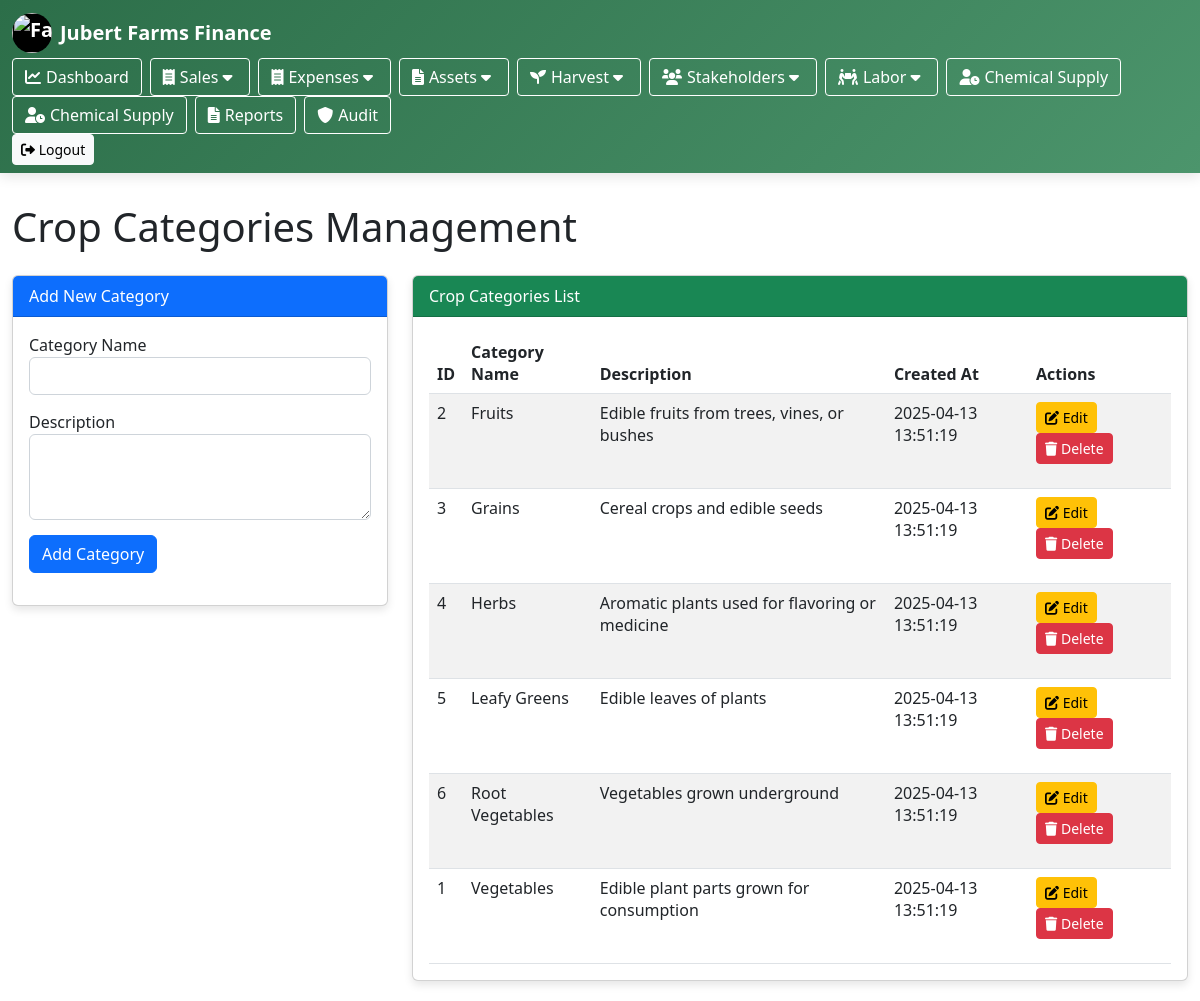
/crop_category.php, run on the app's committed database.
### tables this page shows
CREATE TABLE IF NOT EXISTS crop_categories (
    category_id INT AUTO_INCREMENT PRIMARY KEY,
    category_name VARCHAR(50) NOT NULL UNIQUE,
    description TEXT,
    created_at TIMESTAMP DEFAULT CURRENT_TIMESTAMP
);

### crop_category.php (the view, shortened to what this page needs)
<?php
include 'config/db.php';
require_once 'views/header.php';
$edit_category = null;
$sql = "SELECT * FROM crop_categories ORDER BY category_name";
$result = $conn->query($sql);
?>
<!DOCTYPE html>
<html lang="en">
<head>
    <link rel="stylesheet" href="https://cdn.jsdelivr.net/npm/bootstrap@5.2.3/dist/css/bootstrap.min.css">
    <link rel="stylesheet" href="https://cdnjs.cloudflare.com/ajax/libs/font-awesome/6.0.0/css/all.min.css">
</head>
<body>
    <div class="container">
        <h1 class="mb-4">Crop Categories Management</h1>
        <div class="row">
            <div class="col-md-4">
                <div class="card">
                    <div class="card-header bg-primary text-white">
                        <?php echo $edit_category ? 'Edit Category' : 'Add New Category'; ?>
                    </div>
                    <div class="card-body">
                        <form method="POST">
                            <div class="form-group">
                                <label for="category_name">Category Name</label>
                                <input type="text" class="form-control" id="category_name" name="category_name"
                                       value="<?php echo $edit_category ? $edit_category['category_name'] : ''; ?>" required>
                            </div>
                            <div class="form-group">
                                <label for="description">Description</label>
                                <textarea class="form-control" id="description" name="description" rows="3"><?php echo $edit_category ? $edit_category['description'] : ''; ?></textarea>
                            </div>
                            <?php if ($edit_category): ?>
                                <button type="submit" name="update_category" class="btn btn-success">Update Category</button>
                                <a href="crop_categories.php" class="btn btn-secondary">Cancel</a>
                            <?php else: ?>
                                <button type="submit" name="add_category" class="btn btn-primary">Add Category</button>
                            <?php endif; ?>
                        </form>
                    </div>
                </div>
            </div>
            <div class="col-md-8">
                <div class="card">
                    <div class="card-header bg-success text-white">
                        Crop Categories List
                    </div>
                    <div class="card-body">
                        <?php if ($result->num_rows > 0): ?>
                            <div class="table-responsive">
                                <table class="table table-striped table-hover">
                                    <thead>
                                        <tr>
                                            <th>ID</th>
                                            <th>Category Name</th>
                                            <th>Description</th>
                                            <th>Created At</th>
                                            <th>Actions</th>
                                        </tr>
                                    </thead>
                                    <tbody>
                                        <?php while ($row = $result->fetch_assoc()): ?>
                                            <tr>
                                                <td><?php echo $row['category_id']; ?></td>
                                                <td><?php echo htmlspecialchars($row['category_name']); ?></td>
                                                <td><?php echo htmlspecialchars($row['description']); ?></td>
                                                <td><?php echo $row['created_at']; ?></td>
                                                <td>
                                                    <a href="?edit_id=<?php echo $row['category_id']; ?>" class="btn btn-sm btn-warning btn-action">
                                                        <i class="fas fa-edit"></i> Edit
                                                    </a>
                                                    <form method="POST" style="display: inline-block;" onsubmit="return confirm('Are you sure you want to delete this category?');">
                                                        <button type="submit" name="delete_category" class="btn btn-sm btn-danger btn-action">
                                                            <i class="fas fa-trash"></i> Delete
                                                        </button>
                                                    </form>
                                                </td>
                                            </tr>
                                        <?php endwhile; ?>
                                    </tbody>
                                </table>
                            </div>
                        <?php else: ?>
                            <p class="text-center">No crop categories found. Add your first category using the form.</p>
                        <?php endif; ?>
                    </div>
                </div>
            </div>
        </div>
    </div>
</body>
</html>

### views/header.php (shortened to what this page needs)
<link href="https://cdn.jsdelivr.net/npm/bootstrap@5.3.0/dist/css/bootstrap.min.css" rel="stylesheet">
<link rel="stylesheet" href="https://cdnjs.cloudflare.com/ajax/libs/font-awesome/6.0.0/css/all.min.css">
<link rel="stylesheet" href="assets/css/bootstrap.min.css">
<nav class="navbar navbar-dark">
    <div class="container-fluid">
        <span class="navbar-brand d-flex align-items-center">
            <div class="logo-container-nav me-2">
                <img src="assets/logo2.JPG" alt="Farm Logo" class="logo-nav">
            </div>
            Jubert Farms Finance
        </span>
        <div class="menu-container d-flex flex-wrap">
            <a href="admin/dashboard.php" class="nav-btn"><i class="fas fa-chart-line"></i> Dashboard</a>
            <div class="custom-dropdown d-inline-block">
                <button class="nav-btn" onclick="toggleDropdown('salesDropdown')">
                    <i class="fas fa-receipt"></i> Sales <i class="fas fa-caret-down ms-1"></i>
                </button>
            </div>
            <div class="custom-dropdown d-inline-block">
                <button class="nav-btn" onclick="toggleDropdown('expensesDropdown')">
                    <i class="fas fa-receipt"></i> Expenses <i class="fas fa-caret-down ms-1"></i>
                </button>
            </div>
            <div class="custom-dropdown d-inline-block">
                <button class="nav-btn" onclick="toggleDropdown('assetsDropdown')">
                    <i class="fas fa-file-alt"></i> Assets <i class="fas fa-caret-down ms-1"></i>
                </button>
            </div>
            <div class="custom-dropdown d-inline-block">
                <button class="nav-btn" onclick="toggleDropdown('harvestDropdown')">
                    <i class="fas fa-seedling"></i> Harvest <i class="fas fa-caret-down ms-1"></i>
                </button>
            </div>
            <div class="custom-dropdown d-inline-block">
                <button class="nav-btn" onclick="toggleDropdown('stakeholdersDropdown')">
                    <i class="fas fa-users"></i> Stakeholders <i class="fas fa-caret-down ms-1"></i>
                </button>
            </div>
            <div class="custom-dropdown d-inline-block">
                <button class="nav-btn" onclick="toggleDropdown('laborDropdown')">
                    <i class="fas fa-people-carry"></i> Labor <i class="fas fa-caret-down ms-1"></i>
                </button>
            </div>
            <a href="add_chem.php" class="nav-btn"><i class="fas fa-user-clock"></i> Chemical Supply</a>
            <a href="chem_supply.php" class="nav-btn"><i class="fas fa-user-clock"></i> Chemical Supply</a>
            <a href="report.php" class="nav-btn"><i class="fas fa-file-alt"></i> Reports</a>
            <a href="audit_logs.php" class="nav-btn"><i class="fas fa-shield-alt"></i> Audit</a>
        </div>
        <div>
            <a href="logout.php" class="btn btn-light btn-sm"><i class="fas fa-sign-out-alt"></i> Logout</a>
        </div>
    </div>
</nav>

### views/header.php (style rules this page uses)
:root { --primary-color: #2c6e49; --secondary-color: #4c956c; --accent-color: #fefee3; --light-color: #f0f3f5; --dark-color: #1a3a1a; }
.navbar { background: linear-gradient(135deg, var(--primary-color), var(--secondary-color)) !important; box-shadow: 0 4px 12px rgba(0,0,0,0.1); padding: 0.8rem 1.5rem; }
.navbar-brand { font-weight: 700; font-size: 1.4rem; display: flex; align-items: center; }
.logo-container-nav { width: 40px; height: 40px; border-radius: 50%; background-color: black; display: flex; justify-content: center; align-items: center; overflow: hidden; }
.logo-nav { width: 100%; height: auto; }
.custom-dropdown { position: relative; display: inline-block; }
.nav-btn { color: white; background-color: transparent; border: 1px solid white; padding: 0.375rem 0.75rem; border-radius: 0.25rem; text-decoration: none; display: inline-flex; align-items: center; margin-right: 0.5rem; transition: all 0.3s; cursor: pointer; }
.nav-btn i { margin-right: 5px; }

### crop_category.php (style rules this page uses)
.container { max-width: 1200px; margin-top: 30px; }
.card { margin-bottom: 20px; box-shadow: 0 4px 8px rgba(0,0,0,0.1); }
.table { margin-bottom: 0; }
.form-group { margin-bottom: 15px; }
.btn-action { margin-right: 5px; }

### data on the page
crop_categories: category_id "2", category_name "Fruits", description "Edible fruits from trees, vines, or bushes", created_at "2025-04-13 13:51:19"
crop_categories: category_id "3", category_name "Grains", description "Cereal crops and edible seeds", created_at "2025-04-13 13:51:19"
crop_categories: category_id "4", category_name "Herbs", description "Aromatic plants used for flavoring or medicine", created_at "2025-04-13 13:51:19"
crop_categories: category_id "5", category_name "Leafy Greens", description "Edible leaves of plants", created_at "2025-04-13 13:51:19"
crop_categories: category_id "6", category_name "Root Vegetables", description "Vegetables grown underground", created_at "2025-04-13 13:51:19"
crop_categories: category_id "1", category_name "Vegetables", description "Edible plant parts grown for consumption", created_at "2025-04-13 13:51:19"
